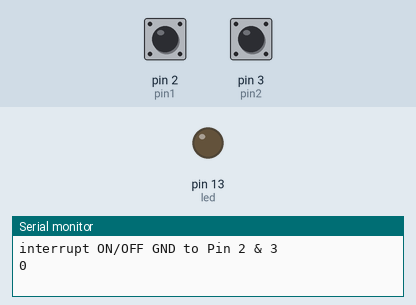
This sketch was run on a simulated Arduino Uno, built with avr-gcc and run on an emulated ATmega328P. Shown: output pins drawn as LEDs (lit = HIGH), the last lines printed to the serial monitor. Inputs (shaded band) come from the test bench; at power-on: pin 3 (pin2) HIGH, pin 2 (pin1) HIGH.

Above: at 1.2 s.
1.3 s: pin 3 (pin2) pulled LOW for 0.15 s
At 2.0 s:
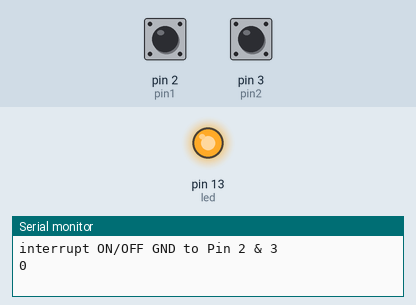
2.9 s: pin 2 (pin1) pulled LOW for 0.15 s
At 3.2 s:
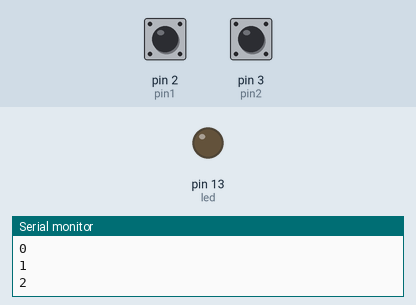
4.5 s: pin 3 (pin2) pulled LOW for 1 s
At 5.6 s:
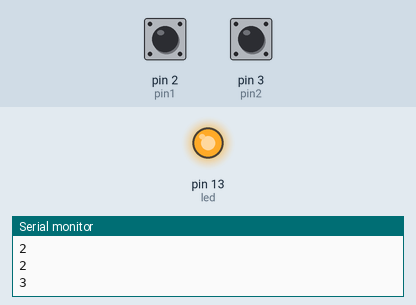
Timing chart, 0 to 7.5 s (numbered marks = the images above; inputs shaded):
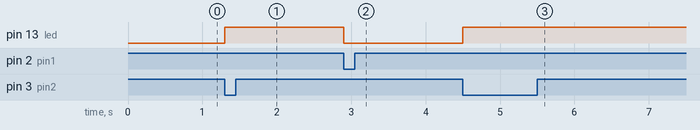

The sketch:

interfzz.ino
```cpp
/* This code demonstrates the use of the two pins (#2 & #3) which are available in the Arduino UNO as
interrupt input pins. These pins are programmed for INPUT, pull-up resistor is enabled and finally they
are enabled for interrupt.
The code reads state of bouncing switches with absolutely no error, but using two interrupts. One for set and the other for reset.
*/
  int led=LED_BUILTIN; // was 13;
  int pin1=2;
  int pin2=3;
  int value=0;
  int i=0;

void setup() {
  // put your setup code here, to run once:
  Serial.begin(9600);
  Serial.println("interrupt ON/OFF GND to Pin 2 & 3");
  Serial.println();

  pinMode(led, OUTPUT);
  pinMode(pin1, INPUT_PULLUP);
// digitalWrite(pin1, HIGH);
  pinMode(pin2, INPUT_PULLUP);
// digitalWrite(pin2, HIGH);
// command attachInterrupt( interrupt # , interrupt service routine name, type of slope of signal: [LOW/CHANGE/RISING/FALLING/(HIGH]
  attachInterrupt(0, ISR1, FALLING);
  attachInterrupt(1, ISR2, FALLING);
}

void loop() {
  // put your main code here, to run repeatedly:
  delay(1000);
  Serial.println(i);
}

void ISR1()
{
  digitalWrite(led,0);
  i++;
  }

void ISR2()
{
  digitalWrite(led,1);
  i++;
  }
```

Measured:
- after the input at 1.3 s, pin 13 (led): LOW → HIGH at once
- after the input at 2.9 s, pin 13 (led): HIGH → LOW at once
- after the input at 4.5 s, pin 13 (led): LOW → HIGH at once
